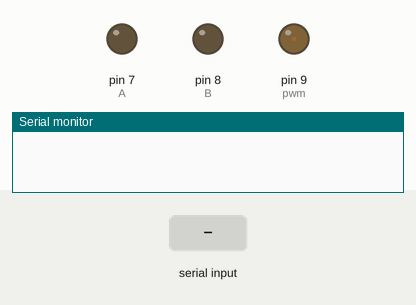
This sketch was run on a simulated Arduino Uno, built with avr-gcc and run on an emulated ATmega328P. Shown: output pins drawn as LEDs (lit = HIGH), the last lines printed to the serial monitor. Inputs (shaded band) come from the test bench.

Above: at 1.2 s.
1.3 s: "R" received over Serial
At 1.8 s:
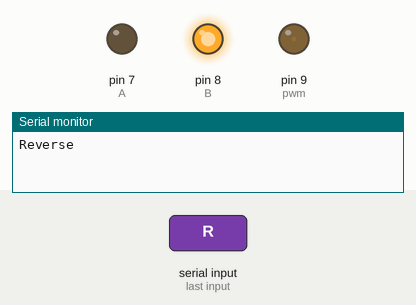
2.8 s: "S" received over Serial
At 4.1 s:
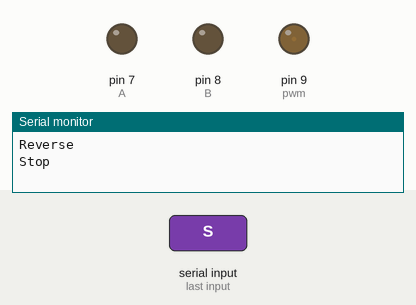
Timing chart, 0 to 5.8 s (numbered marks = the images above; inputs shaded):
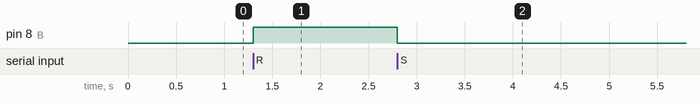

Measured:
- after the input at 1.3 s, pin 8 (B): LOW → HIGH at once
- after the input at 2.8 s, pin 8 (B): HIGH → LOW at once

The sketch:

sketch_aug23d.ino
```cpp
#define A 7
#define B 8
#define pwm 9
char ch;
void setup()
{
  pinMode(A,OUTPUT);
  pinMode(B,OUTPUT);
  Serial.begin(9600);
  analogWrite(pwm,OUTPUT);
}
void loop()
{
  ch=Serial.read();
  if(ch=='F  ')
  {
    digitalWrite(A,HIGH);
    digitalWrite(B,LOW);
    Serial.println("Forward");
  }
  if(ch=='R')
  {
    digitalWrite(A,LOW);
    digitalWrite(B,HIGH);
    Serial.println("Reverse");
  }
  if(ch=='S')
  {
    digitalWrite(A,LOW);
    digitalWrite(B,LOW);
    Serial.println("Stop");
  }
}
```
